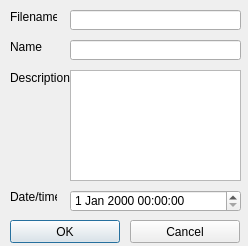
<?xml version="1.0" encoding="UTF-8"?>
<ui version="4.0">
 <class>ScanInfoDialog</class>
 <widget class="QDialog" name="ScanInfoDialog">
  <property name="geometry">
   <rect>
    <x>0</x>
    <y>0</y>
    <width>248</width>
    <height>246</height>
   </rect>
  </property>
  <property name="windowTitle">
   <string>Dialog</string>
  </property>
  <widget class="QTextEdit" name="scanDescriptionText">
   <property name="geometry">
    <rect>
     <x>70</x>
     <y>70</y>
     <width>171</width>
     <height>111</height>
    </rect>
   </property>
  </widget>
  <widget class="QLineEdit" name="scanNameText">
   <property name="enabled">
    <bool>true</bool>
   </property>
   <property name="geometry">
    <rect>
     <x>70</x>
     <y>40</y>
     <width>171</width>
     <height>20</height>
    </rect>
   </property>
  </widget>
  <widget class="QPushButton" name="okButton">
   <property name="geometry">
    <rect>
     <x>10</x>
     <y>220</y>
     <width>110</width>
     <height>23</height>
    </rect>
   </property>
   <property name="text">
    <string>OK</string>
   </property>
  </widget>
  <widget class="QPushButton" name="cancelButton">
   <property name="geometry">
    <rect>
     <x>130</x>
     <y>220</y>
     <width>110</width>
     <height>23</height>
    </rect>
   </property>
   <property name="text">
    <string>Cancel</string>
   </property>
  </widget>
  <widget class="QDateTimeEdit" name="scanDatetime">
   <property name="geometry">
    <rect>
     <x>70</x>
     <y>190</y>
     <width>171</width>
     <height>22</height>
    </rect>
   </property>
  </widget>
  <widget class="QLabel" name="label">
   <property name="geometry">
    <rect>
     <x>10</x>
     <y>40</y>
     <width>47</width>
     <height>13</height>
    </rect>
   </property>
   <property name="text">
    <string>Name</string>
   </property>
  </widget>
  <widget class="QLabel" name="label_2">
   <property name="geometry">
    <rect>
     <x>10</x>
     <y>70</y>
     <width>61</width>
     <height>16</height>
    </rect>
   </property>
   <property name="text">
    <string>Description</string>
   </property>
  </widget>
  <widget class="QLabel" name="label_3">
   <property name="geometry">
    <rect>
     <x>10</x>
     <y>190</y>
     <width>47</width>
     <height>13</height>
    </rect>
   </property>
   <property name="text">
    <string>Date/time</string>
   </property>
  </widget>
  <widget class="QLabel" name="label_4">
   <property name="geometry">
    <rect>
     <x>10</x>
     <y>10</y>
     <width>47</width>
     <height>13</height>
    </rect>
   </property>
   <property name="text">
    <string>Filename</string>
   </property>
  </widget>
  <widget class="QLineEdit" name="filenameText">
   <property name="enabled">
    <bool>true</bool>
   </property>
   <property name="geometry">
    <rect>
     <x>70</x>
     <y>10</y>
     <width>171</width>
     <height>20</height>
    </rect>
   </property>
  </widget>
 </widget>
 <resources/>
 <connections/>
</ui>
